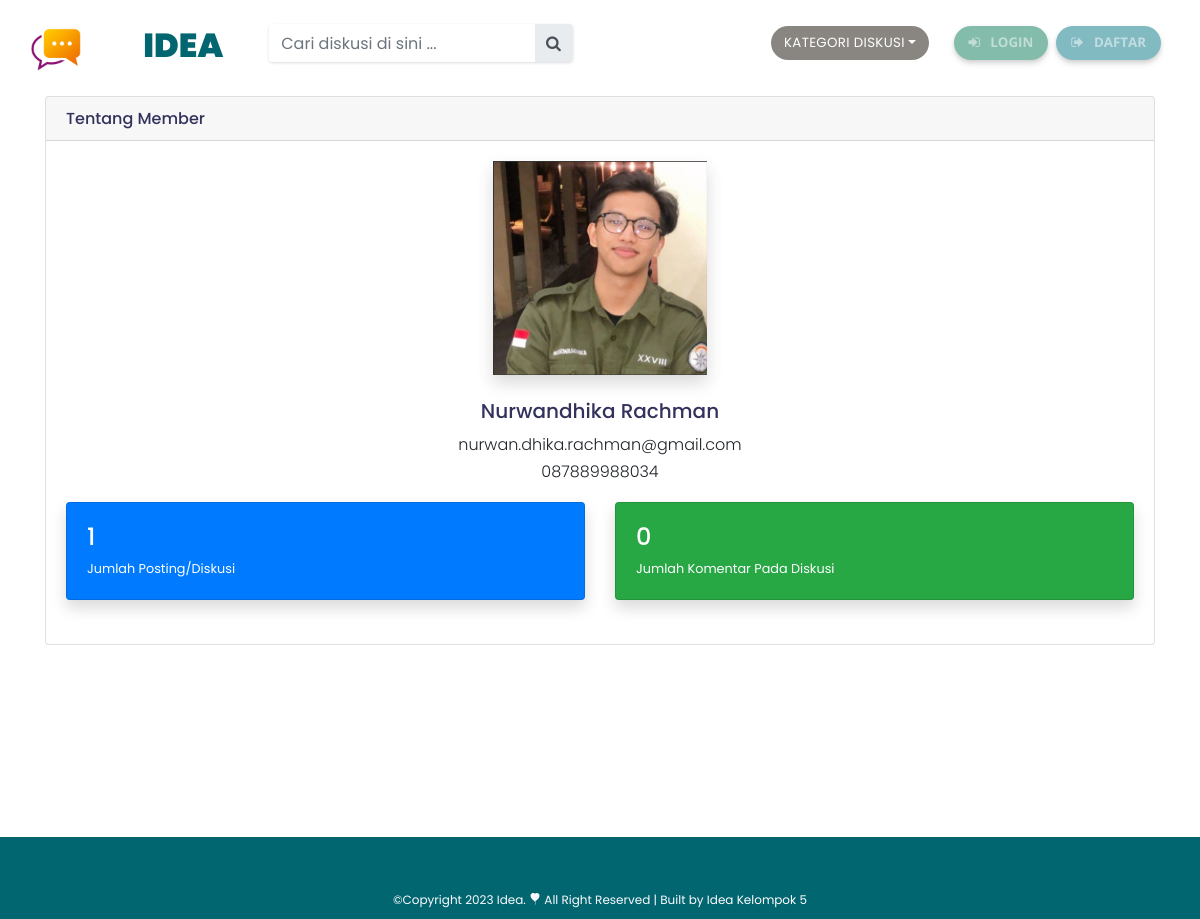
Screenshot of /view/detail_member.php?id=16 with the database file from the repository.
### tables this page shows
CREATE TABLE `member` (
  `member_id` int(11) NOT NULL,
  `member_nama` varchar(255) NOT NULL,
  `member_email` varchar(255) NOT NULL,
  `member_hp` varchar(20) NOT NULL,
  `member_password` varchar(255) NOT NULL,
  `member_alamat` text NOT NULL,
  `member_foto` varchar(255) NOT NULL
);

### view/detail_member.php (the view)
<?php include 'header.php'; ?>
<div class="container pt-5">
    <div class="row pt-5">
        <div class="col-lg-12">
            <div class="card">
                <div class="card-header">
                    <h6 class="m-0">Tentang Member</h6>
                </div>
                <div class="card-body">
                    <?php
                    $id_member = $_GET['id'];
                    $member = mysqli_query($koneksi, "select * from member where member_id='$id_member'");
                    $c = mysqli_fetch_assoc($member);
                    if ($c['member_foto'] == "") {
                    ?>
                        <center><img class="img-fluid rounde shadow" style="width: 20%" src="../assets_forum/img/sistem/member.png"></center>
                    <?php
                    } else {
                    ?>
                        <center><img class="img-fluid rounde shadow" style="width: 20%" src="../assets_forum/img/member/<?php echo $c['member_foto'] ?>"></center>
                    <?php
                    }
                    ?>
                    <br />
                    <center>
                        <h5><?php echo $c['member_nama'];  ?></h5>
                        <p>
                            <?php echo $c['member_email'];  ?>
                            <br />
                            <?php echo $c['member_hp'];  ?>
                        </p>
                    </center>
                    <div class="row">
                        <div class="col-lg-6">
                            <div class="card card-body shadow bg-primary text-white">
                                <?php
                                $posting = mysqli_query($koneksi, "select * from posting where posting_member='$id_member'");
                                ?>
                                <h4 class="text-white"><?php echo mysqli_num_rows($posting) ?></h4>
                                <small>Jumlah Posting/Diskusi</small>
                            </div>
                        </div>
                        <div class="col-lg-6">
                            <div class="card card-body shadow bg-success text-white">
                                <?php
                                $diskusi = mysqli_query($koneksi, "select * from diskusi where diskusi_member='$id_member'");
                                ?>
                                <h4 class="text-white"><?php echo mysqli_num_rows($diskusi) ?></h4>
                                <small>Jumlah Komentar Pada Diskusi</small>
                            </div>
                        </div>
                    </div>
                    <br />
                </div>
            </div>
        </div>
    </div>
</div>
<?php include 'footer.php'; ?>

### view/header.php (shortened to what this page needs)
<!DOCTYPE html>
<html lang="en">
<head>
  <link href="../assets_forum/assets/vendor/nucleo/css/nucleo.css" rel="stylesheet">
  <link href="../assets_forum/assets/vendor/font-awesome/css/font-awesome.min.css" rel="stylesheet">
  <link type="text/css" href="../assets_forum/assets/css/argon.css?v=1.1.0" rel="stylesheet">
  <link rel="stylesheet" href="https://stackpath.bootstrapcdn.com/bootstrap/4.3.1/css/bootstrap.min.css">
</head>
<?php
include '../koneksi.php';
?>
<body>
  <header>
    <nav id="navbar" class="navbar navbar-expand-lg navbar-dark mb-4 fixed-top">
      <div class="container-fluid">
        <div class="row">
          <div class="col-lg-5">
            <img src="../assets_forum/img/sistem/logo.png" class="mt-3" height="50px" weight="50px">
            <a class="navbar-brand float-right mt-2" href="../index.php#tabel" style="font-size:25pt;font-weight:bold; color: #026670;">
              <b>IDEA</b>
            </a>
          </div>
          <div class="col-lg-7">
            <div class="form-group mt-3">
              <form action="../index.php" method="get">
                <div class="input-group input-group-alternative mb-1">
                  <input class="form-control" name="cari" placeholder="Cari diskusi di sini ..." type="text">
                  <div class="input-group-append">
                    <span class="input-group-text"><i class="fa fa-search"></i></span>
                  </div>
                </div>
              </form>
            </div>
          </div>
        </div>
        <div class="collapse navbar-collapse" id="navbar-default">
          <ul class="navbar-nav ml-lg-auto">
            <li class="nav-item dropdown mr-4">
              <div class="btn-group">
                <button type="button" class="btn dropdown-toggle" data-toggle="dropdown" aria-haspopup="true" aria-expanded="false" style="font-size:10pt;font-weight:medium; background-color: #898682; color: white; border-radius: 50px;">Kategori Diskusi</button>
              </div>
            </li>
            <?php
            if (isset($_SESSION['member_status'])) {
              $id_member = $_SESSION['member_id'];
              $member = mysqli_query($koneksi, "select * from member where member_id='$id_member'");
              $c = mysqli_fetch_assoc($member);
            ?>
              <li class="nav-item dropdown">
                <a class="nav-link nav-link-icon" href="#" style="padding:7px;font-size:11pt;font-weight:bold; color:#026670;" id="navbar-default_dropdown_1" role="button" data-toggle="dropdown" aria-haspopup="true" aria-expanded="false">
                  <?php
                  if ($c['member_foto'] == "") {
                  ?>
                    <img class="img-fluid rounded-circle shadow" style="width: 22px;height: 22px" src="../assets_forum/img/sistem/member.png">
                  <?php
                  } else {
                  ?>
                    <img class="img-fluid rounded-circle shadow" style="width: 22px;height: 22px" src="../assets_forum/img/member/<?php echo $c['member_foto'] ?>">
                  <?php
                  }
                  ?>
                  &nbsp;
                  <?php echo $c['member_nama']; ?>
                  <i class="fa fa-caret-down"></i>
                  <span class="nav-link-inner--text d-lg-none">Settings</span>
                </a>
                <div class="dropdown-menu dropdown-menu-right" aria-labelledby="navbar-default_dropdown_1">
                  <a class="dropdown-item" href="member.php">Dashboard</a>
                  <a class="dropdown-item" href="member_profil.php">Profil</a>
                  <a class="dropdown-item" href="member_password.php">Ganti Password</a>
                  <div class="dropdown-divider"></div>
                  <a class="dropdown-item" href="../action/member_logout.php">Logout</a>
                </div>
              </li>
            <?php
            } else {
            ?>
              <li class="nav-item">
                <a class="nav-link nav-link-icon" style="padding:7px;font-size:10pt;font-weight:bold; background-color: #83BCAB; border-color: white; border-radius: 50px;" href="masuk.php">
                  <i class="fa fa-sign-in"></i> &nbsp; LOGIN
                  &nbsp;
                </a>
              </li>
              <li class="nav-item">
                <a class="nav-link nav-link-icon" style="padding:7px;font-size:10pt;font-weight:bold; background-color: #82BAC2; border-color: white; border-radius: 50px;" href="daftar.php">
                  <i class="fa fa-sign-out"></i> &nbsp; DAFTAR
                  &nbsp;
                </a>
              </li>
            <?php
            }
            ?>
          </ul>
        </div>
      </div>
    </nav>
  </header>

### view/footer.php (shortened to what this page needs)
<br />
<br />
<br />
<br />
<br />
<br />
<br />
<br />
<footer>
	<div class="waves">
		<div class="wave" id="wave1"></div>
		<div class="wave" id="wave3"></div>
	</div>
	<ul class="social_icon">
		<li><a href="https://github.com/itqanyrachman/IDEA-Kel5"><ion-icon name="logo-github"></ion-icon></a></li>
		<li><a href="../index.php"><ion-icon name="home"></ion-icon></a></li>
		<li><a href="../index.php#tabel"><ion-icon name="logo-instagram"></ion-icon></a></li>
	</ul>
	<div class="copy">
		&copy;Copyright 2023 Idea. <i class="bi bi-balloon-heart-fill"></i> All Right Reserved | Built by <a href="https://www.instagram.com/dummy" class="text-white fw-bold">Idea Kelompok 5</a>
	</div>
</footer>
<link rel="stylesheet" href="https://cdn.jsdelivr.net/npm/bootstrap-icons@1.10.2/font/bootstrap-icons.css">
<link rel="stylesheet" href="https://stackpath.bootstrapcdn.com/bootstrap/4.3.1/css/bootstrap.min.css">
<link rel="stylesheet" href="../assets_forum/summernote2/summernote-bs4.css">
<link rel="stylesheet" href="../stylefooter.css">
</body>
</html>

### stylefooter.css (style rules this page uses)
* { margin: 0; padding: 0; box-sizing: border-box; font-family: "Poppins", sans-serif; }
footer { position: relative; width: 100%; background: #026670; min-height: 10px; padding: 5px 10px; display: flex; justify-content: center; align-items: center; flex-direction: column; }
footer .social_icon, footer .menu { position: relative; display: flex; justify-content: center; align-items: center; margin: 10px 0; flex-wrap: wrap; }
footer .social_icon li, footer .menu li { list-style: none; }
footer .copy { font-size: 0.75rem; color: #fbfbff; text-align: center; margin-top: 5px; margin-bottom: 5px; }
footer .wave { position: absolute; top: -90px; left: 0; width: 100%; height: 100px; background: url(assets_forum/wave.png); background-size: 1000px 100px; }
footer .wave#wave1 { z-index: 1000; opacity: 1; bottom: 0; animation: animateWave 4s linear infinite; }
footer .wave#wave3 { z-index: 1000; opacity: 0.2; bottom: 15px; animation: animateWave 3s linear infinite; }

### view/header.php (style rules this page uses)
.navbar { position: fixed; top: 0; width: 100%; background-color: #fff; transition: box-shadow 0.3s ease; }
.btn { background-color: #9FEDD7; }
.form-control { width: 2000px; }
.nav-link-icon { box-shadow: 0 4px 6px rgba(0, 0, 0, 0.1), 0 2px 4px rgba(0, 0, 0, 0.1); transition: background-color 0.3s, border-color 0.3s, box-shadow 0.3s; }

### rows the page displays
member: member_foto (picture), member_nama "Nurwandhika Rachman", member_email "nurwan.dhika.rachman@gmail.com", member_hp "087889988034"

### other values shown
mysqli_num_rows($posting) "1"
mysqli_num_rows($diskusi) "0"
